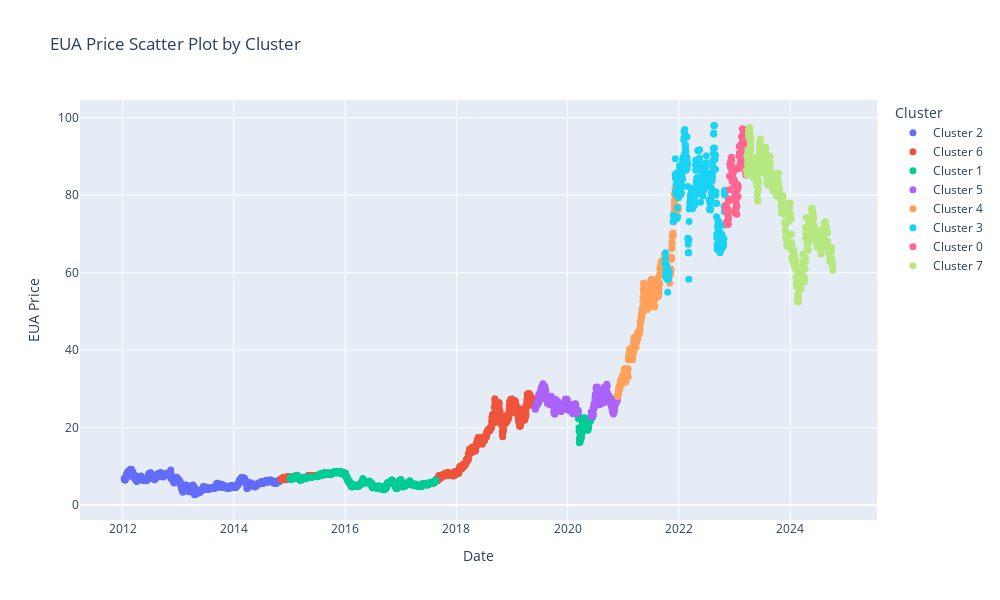

This figure's notebook cell:
### Code cell
import plotly.graph_objects as go

# Assuming 'df_all' is your DataFrame and 'cluster' column contains cluster IDs
# Example structure of df_all:
# df_all = pd.DataFrame({'Date': ..., 'EUA': ..., 'cluster': ...})

# Get unique clusters
unique_clusters = df_all['cluster'].unique()

# Initialize the figure
fig = go.Figure()

# Loop through each cluster and add it as a separate trace
for cluster in unique_clusters:
    cluster_data = df_all[df_all['cluster'] == cluster]
    
    # Add scatter trace for the cluster
    fig.add_trace(go.Scatter(
        x=cluster_data['Date'], 
        y=cluster_data['EUA'], 
        mode='markers', 
        name=f'Cluster {cluster}',  # Name for the legend
        marker=dict(size=7),
        showlegend=True
    ))

# Customize layout
fig.update_layout(
    title='EUA Price Scatter Plot by Cluster',
    xaxis_title='Date',
    yaxis_title='EUA Price',
    height=600,
    width=1000,
    legend_title='Cluster'
)

# Show the plot
fig.show()

### Figure 1 — Plotly figure (JSON) as saved in the notebook; plotly's stock layout.template omitted (floating-point values rounded to 4 significant figures; data arrays with more than 128 entries replaced by an {"elided": "..."} marker saying what was removed)
{"data": [{"marker": {"size": 7}, "mode": "markers", "name": "Cluster 2", "showlegend": true, "type": "scatter", "x": {"elided": "1032 str values"}, "y": {"elided": "1032 float values"}}, {"marker": {"size": 7}, "mode": "markers", "name": "Cluster 6", "showlegend": true, "type": "scatter", "x": {"elided": "793 str values"}, "y": {"elided": "793 float values"}}, {"marker": {"size": 7}, "mode": "markers", "name": "Cluster 1", "showlegend": true, "type": "scatter", "x": {"elided": "962 str values"}, "y": {"elided": "962 float values"}}, {"marker": {"size": 7}, "mode": "markers", "name": "Cluster 5", "showlegend": true, "type": "scatter", "x": {"elided": "453 str values"}, "y": {"elided": "453 float values"}}, {"marker": {"size": 7}, "mode": "markers", "name": "Cluster 4", "showlegend": true, "type": "scatter", "x": {"elided": "357 str values"}, "y": {"elided": "357 float values"}}, {"marker": {"size": 7}, "mode": "markers", "name": "Cluster 3", "showlegend": true, "type": "scatter", "x": {"elided": "350 str values"}, "y": {"elided": "350 float values"}}, {"marker": {"size": 7}, "mode": "markers", "name": "Cluster 0", "showlegend": true, "type": "scatter", "x": {"elided": "140 str values"}, "y": {"elided": "140 float values"}}, {"marker": {"size": 7}, "mode": "markers", "name": "Cluster 7", "showlegend": true, "type": "scatter", "x": {"elided": "566 str values"}, "y": {"elided": "566 float values"}}], "layout": {"height": 600, "legend": {"title": {"text": "Cluster"}}, "title": {"text": "EUA Price Scatter Plot by Cluster"}, "width": 1000, "xaxis": {"title": {"text": "Date"}}, "yaxis": {"title": {"text": "EUA Price"}}}}
